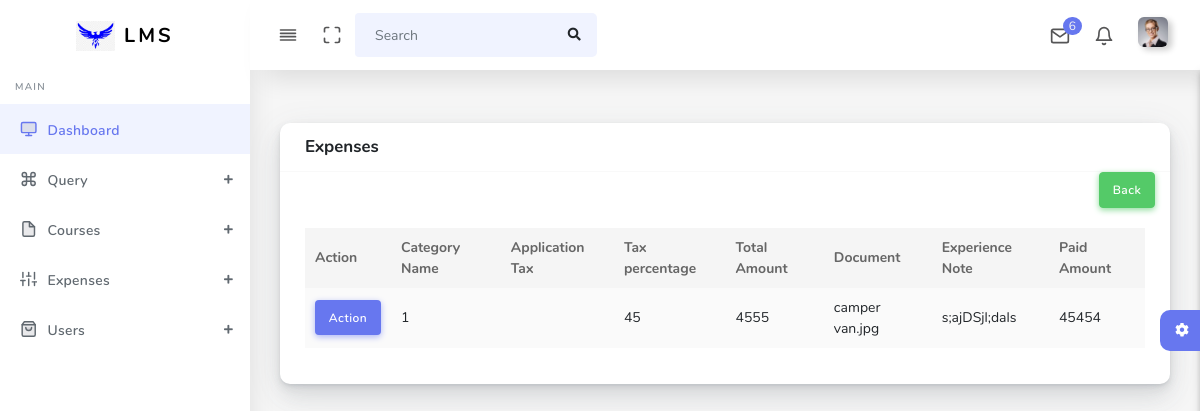
/viewexpense.php (signed in), run on the app's committed database.
### tables this page shows
CREATE TABLE `expense` (
  `e_id` int(50) NOT NULL,
  `c_name` varchar(50) NOT NULL,
  `edate` varchar(50) NOT NULL,
  `tax` varchar(50) NOT NULL,
  `tper` varchar(50) NOT NULL,
  `tamount` varchar(50) NOT NULL,
  `IMG` varchar(50) NOT NULL,
  `enote` varchar(50) NOT NULL,
  `pamount` varchar(50) NOT NULL,
  `pmethod` varchar(50) NOT NULL,
  `pnote` varchar(50) NOT NULL
);

### viewexpense.php (the view, shortened to what this page needs)
<?php
include('./include/conn.php');
include('./include/header.php');
?>
<div class="main-content">
        <section class="section">
          <div class="section-body">
            <div class="row">
              <div class="col-12">
                <div class="card">
                  <div class="card-header">
                    <h4>Expenses</h4>
                  </div>
                  <div class="col-lg-12">
              <a href="addexpense.php" class="btn btn-success" style="float:right">Back</a>
            </div>
                  <div class="card-body">
                    <div class="table-responsive">
                      <table class="table table-striped table-hover" id="tableExport" style="width:100%;">
                        <thead>
                          <tr>
                            <th>Action</th>
                            <th>Category Name</th>
                            <th>Application Tax</th>
                            <th>Tax percentage</th>
                            <th>Total Amount</th>
                            <th>Document</th>
                            <th>Experience Note</th>
                            <th>Paid Amount</th>
                          </tr>
                        </thead>
                        <tbody>
                          <?php
                          $sql="SELECT * FROM expense";
                          $run=mysqli_query($conn,$sql);
                          while($fet=mysqli_fetch_array($run)){
                              ?>
                              <tr>
                            <td>
                                <div class="dropdown">
                                    <button class="btn btn-primary" data-toggle="dropdown" id="dmenu">Action</button>
                                </div>
                            </td>
                            <td><?php echo $fet['c_name']; ?></td>
                            <td><?php echo $fet['tax']; ?></td>
                            <td><?php echo $fet['tper']; ?></td>
                            <td><?php echo $fet['tamount']; ?></td>
                            <td><?php echo $fet['IMG']; ?></td>
                            <td><?php echo $fet['enote']; ?></td>
                            <td><?php echo $fet['pamount']; ?></td>
                            </tr>
                              <?php
                          }
                          ?>
                        </tbody>
                      </table>
                    </div>
                  </div>
                </div>
              </div>
            </div>
          </div>
        </section>

### data on the page
expense: c_name "1", tper "45", tamount "4555", IMG "camper van.jpg", enote "s;ajDSjl;dals", pamount "45454"
